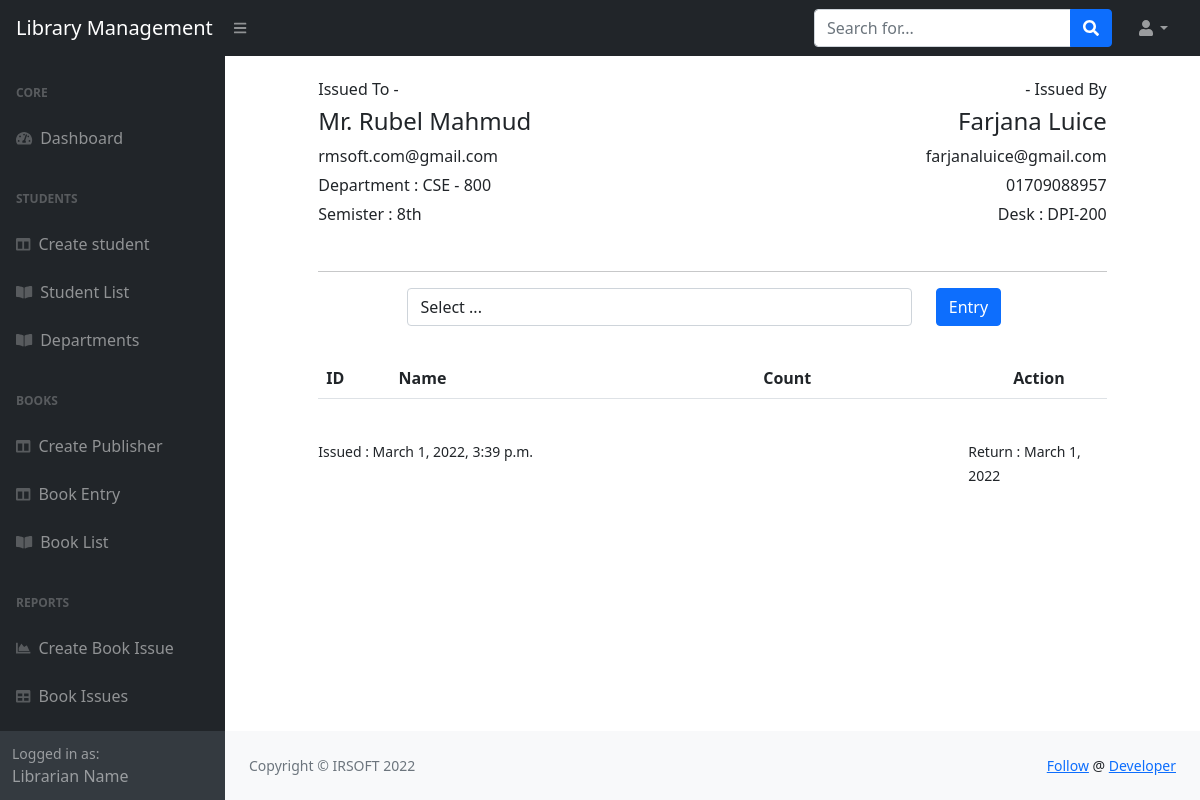
The app's page /issues/4/update/, older data.
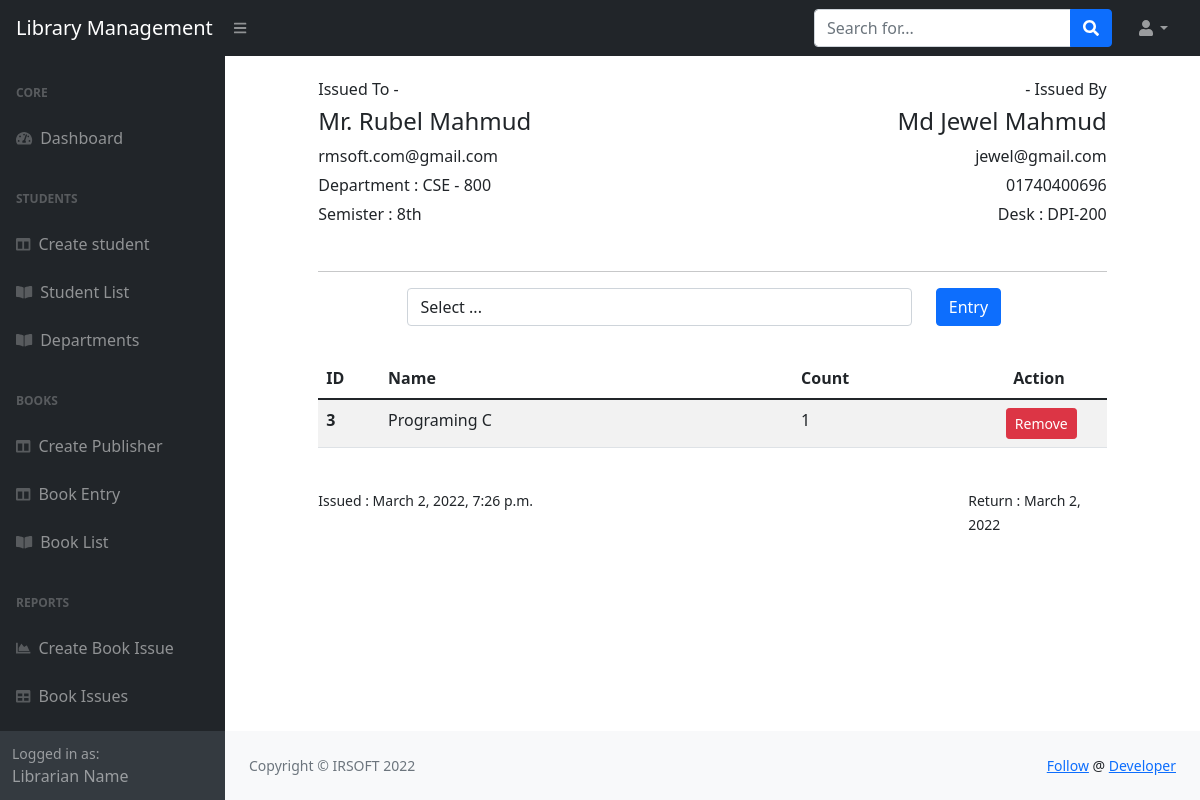
The same page, newer data.
### book_issues/models.py (models this page shows, shortened)
class BookIssue(models.Model):
    issueId = models.CharField(max_length=50, null=True, blank=True, editable=False)
    title = models.CharField(max_length=100, default='Book reception info')
    slug = models.CharField(max_length=200, null=True, blank=True)
    student = models.ForeignKey(Student, on_delete=models.CASCADE)
    librarian = models.ForeignKey(Librarian, on_delete=models.CASCADE)
    books = models.ManyToManyField(Book, null=True, blank=True)
    issue_date = models.DateTimeField(auto_now_add=True)
    updated_at = models.DateTimeField(null=True, blank=True)
    return_date = models.DateField(null=True, blank=True)
    is_closed = models.BooleanField(default=False)
    class Meta:
        verbose_name_plural = 'bookissues'

### librarians/models.py (models this page shows, shortened)
class Librarian(models.Model):
    libId = models.CharField(max_length=50, null=True, blank=True)
    name = models.CharField(max_length=100)
    email = models.CharField(max_length=50)
    mobile = models.CharField(max_length=50)
    photo = models.ImageField(max_length=600)
    class Meta:
        verbose_name_plural = 'librarians'

### students/models.py (models this page shows, shortened)
class Student(models.Model):
    semisters = (
        ('1','1st'),
        ('2','2nd'),
        ('3','3rd'),
        ('4','4th'),
        ('5','5th'),
        ('6','6th'),
        ('7','7th'),
        ('8','8th'),
    )
    gender = (
        ('male', 'Male'),
        ('female', 'Female'),
        ('other', 'Other'),
    )
    stdId = models.CharField(max_length=50, null=True, blank=True, editable=False)
    name = models.CharField(max_length=100)
    email = models.CharField(max_length=50)
    mobile = models.CharField(max_length=50)
    session = models.CharField(max_length=50)
    department = models.ForeignKey(Department, on_delete=models.CASCADE)
    semister = models.CharField(choices=semisters, max_length=50)
    dob = models.DateField()
    fatherName = models.CharField(max_length=100)
    motherName = models.CharField(max_length=100)
    address = models.TextField(max_length=500)
    religion = models.CharField(max_length=100)
    gender = models.CharField(choices=gender, max_length=100)
    class Meta:
        verbose_name_plural = 'students'

class Department(models.Model):
    name = models.CharField(max_length=100)
    code = models.CharField(max_length=50)
    description = models.TextField(max_length=600)
    class Meta:
        verbose_name_plural = 'departments'
    def __str__(self):
        return f'{self.name} - {self.code}'

### books/models.py (models this page shows, shortened)
class Book(models.Model):
    semisters = (
        ('1','1st'),
        ('2','2nd'),
        ('3','3rd'),
        ('4','4th'),
        ('5','5th'),
        ('6','6th'),
        ('7','7th'),
        ('8','8th'),
    )
    name = models.CharField(max_length=100)
    code = models.CharField(max_length=50)
    publisher = models.ForeignKey(Publisher, on_delete=models.CASCADE)
    department = models.ForeignKey(Department, on_delete=models.CASCADE)
    semister = models.CharField(choices=semisters, max_length=50)
    amount = models.PositiveIntegerField(default=0)
    class Meta:
        verbose_name_plural = 'books'

### book_issues/views.py (the view, shortened to what this page needs)
# urls.py: path('<int:issue_id>/update/', complete_issue, name='complete_issue'),
def complete_issue(request, issue_id):
    queryset = {}
    issue = BookIssue.objects.get(pk=issue_id)
    books = Book.objects.filter(department=issue.student.department).filter(semister=issue.student.semister)
    queryset['books'] = books
    queryset['issue'] = issue
    queryset['issued_books'] = issue.books.all()
    return render(request, 'book_issues/complete_issue.html', queryset)

### templates/book_issues/complete_issue.html (shortened to what this page needs)
{% extends 'base.html' %}
{% block content %}
<div class="container">
    <br>
    <div class="row">
        <div class="col-md-1"></div>
        <div class="col-md-5 student">
            <h6>Issued To -</h6>
            <h4>{{ issue.student.name }}</h4>
            <p>{{ issue.student.email }}</p>
            <p>Department : {{ issue.student.department }}</p>
            <p>Semister : {{ issue.student.semister }}th</p>
        </div>
        <div style="text-align:right;" class="col-md-5 librarian">
            <h6>- Issued By</h6>
            <h4>{{ issue.librarian.name }}</h4>
            <p style="margin-bottom:5px;">{{ issue.librarian.email }}</p>
            <p style="margin-bottom:5px;">{{ issue.librarian.mobile }}</p>
            <p style="margin-bottom:5px;">Desk : DPI-200</p>
        </div>
        <div class="col-md-1"></div>
    </div>
<br>
    <div class="row">
        <div class="col-md-1"></div>
        <div class="col-md-10">
            <hr width="100%">
        </div>
        <div class="col-md-1"></div>
    </div>
    <div class="container">
        <div class="row">
            <div class="col-md-2"></div>
            <div class="col-md-8">
                <form class="form-inline" method="POST">
                    <div class="row">
                        <div class="col-md-10">
                            <select name="book" class=" form-control">
                                <option value="select" selected>Select ...</option>
                            </select>
                        </div>
                        <div class="col-md-2">
                            <button type="submit" class="btn btn-primary mb-2">Entry</button>
                        </div>
                    </div>
                </form>
            </div>
            <div class="col-md-2"></div>
        </div>
    </div>
    <br>
    <div class="row">
        <div class="col-md-1"></div>
        <div class="col-md-10">
            <table class="table table-striped">
              <thead>
                <tr>
                  <th scope="col">ID</th>
                  <th scope="col">Name</th>
                  <th scope="col" style="padding-left:100px;"></th>
                  <th scope="col">Count</th>
                  <th scope="col" style="text-align:right;padding-right:42px;">Action</th>
                </tr>
              </thead>
              <tbody>
              {% for book in issued_books %}
                <tr>
                  <th scope="row">{{ book.id }}</th>
                  <td>{{ book.name }}</td>
                  <td></td>
                  <td>1</td>
                  <td style="text-align:right;padding-right:30px;">
                      <a href="{% url 'remove_issued_book' issue.pk book.pk %}" class="btn btn-sm btn-danger">Remove</a>
                  </td>
                </tr>
              {% endfor %}
              </tbody>
            </table>
        </div>
        <div class="col-md-1"></div>
    </div>
    <br>
    <div class="row">
        <div class="col-md-1"></div>
        <div class="col-md-3">
            <small>Issued : {{ issue.issue_date }}</small>
        </div>
        <div class="col-md-5"></div>
        <div class="col-md-2">
            <small style="text-align:right;">Return : {{ issue.issue_date.date }}</small>
        </div>
        <div class="col-md-1"></div>
    </div>
</div>
{% endblock content %}

Row changes from the older to the newer data that the page shows:
changed BookIssue "Mr. Rubel Mahmud": librarian.name "Farjana Luice" → "Md Jewel Mahmud"; librarian.email "farjanaluice@gmail.com" → "jewel@gmail.com"; librarian.mobile "01709088957" → "01740400696"; issue_date "March 1, 2022, 3:39 p.m." → "March 2, 2022, 7:26 p.m."; issue_date "March 1, 2022" → "March 2, 2022"
now on this page (row edited): Book: id "3", name "Programing C"
